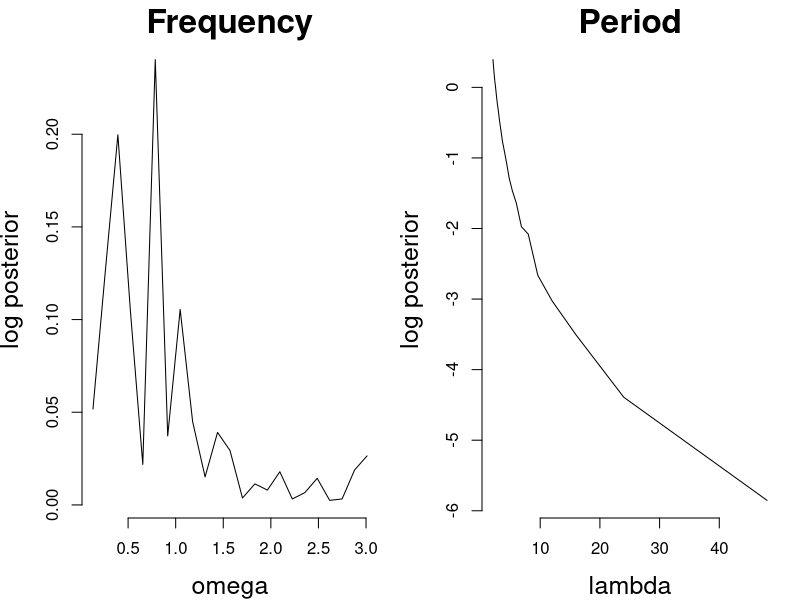

Write the R code that produced this figure.
#tmp = read.table("~/files/repos/data/soi.txt")[,1]
tmp = lh
#tmp = diff(c(co2))

#tmp = rnorm(4000)

#tmp = sin(seq(0, 1, length=1000)*2*pi * 4*10) +
#    sin(seq(0, 1, length=1000)*2*pi * 7*10) +
#    sin(seq(0, 1, length=1000)*2*pi * 18*10) +
#    sin(seq(0, 1, length=1000)*2*pi * 29*10)

dat = NULL
dat$tt = seq(1, length(tmp), by = 1)
dat$y = tmp

y = dat$y
tt = dat$tt
n = length(y)

#par(mfrow = c(1,1), mar = c(5.1, 4.1, 4.1, 2.1))
# plot(dat$tt, dat$y, type='l', bty='n')

k = 1:floor(n/2-1/2)
omega = 2*pi*k/n

# omega = seq(0.001, pi-0.001, length = 1000)

a.hat = (2/n)*sapply(omega, function(w) sum(y * cos(w * tt)))
b.hat = (2/n)*sapply(omega, function(w) sum(y * sin(w * tt)))

Iw = (n/2)*(a.hat^2 + b.hat^2)
pw = (1 - Iw/sum(y^2))^(1 - n/2)


lambda = 2*pi/omega
pl = pw * 2*pi/lambda^2


omega[which.max(pw)]
lambda[which.max(pl)]

pdf("./fp_lh.pdf", height = 8, width = 13)
par(mfrow = c(1,2), mar = c(4.1, 4.1, 2.1, 1.1))
plot(omega, log(pw), type='l', bty='n', main = "Frequency", ylab = "log posterior",
    cex.main = 2.0, cex.lab = 1.5)
plot(lambda, log(pl), type='l', bty='n', main = "Period", ylab = "log posterior",
    cex.main = 2.0, cex.lab = 1.5)
#plot(lambda/12, log(pl), type='l', bty='n', main = "Period (in years)", ylab = "log posterior",
#    cex.main = 2.0, cex.lab = 1.5)
dev.off()

# par(mfrow = c(1,1), mar = c(5.1, 4.1, 4.1, 2.1))
# plot(omega, pw, type='l', bty='n', main = "Frequency", ylab = "posterior")
# plot(lambda, pl, type='l', bty='n', main = "Period", ylab = "posterior")
